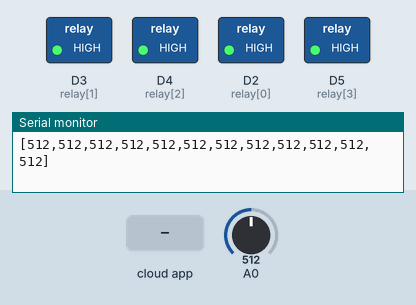
A sketch run on a simulated ESP8266 (NodeMCU). Shown: switched loads named in the sketch (green lamp = pin HIGH), the last lines printed to the serial monitor. The test bench sets the inputs (shaded band); at power-on: A0 = 512. WiFi joins after 1.5 s; servers stay silent unless stated; the Firebase database answers and starts empty; pins used as bus, display or sensor lines are not drawn.

Above: at 2.7 s.
2.8 s: the phone or cloud app sets LED16_19 to 1
At 4.0 s:
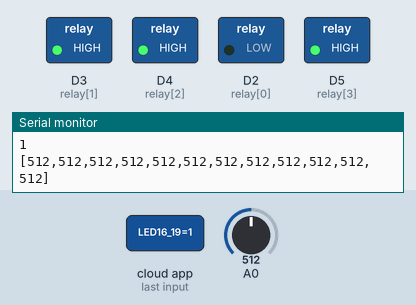
4.3 s: the phone or cloud app sets LED16_19 to 0
At 5.7 s:
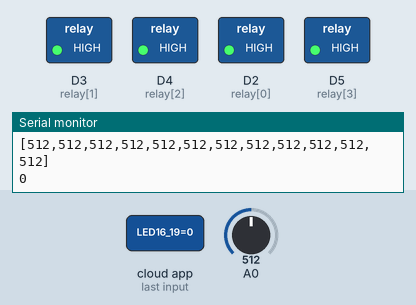
Timing chart, 0 to 7.3 s (numbered marks = the images above; inputs shaded):
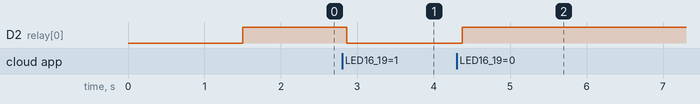

Measured:
- after the input at 2.8 s, D2 (relay[0]): HIGH → LOW after 0.06 s
- after the input at 4.3 s, D2 (relay[0]): LOW → HIGH after 0.07 s

The sketch:

wemosD1_ch8_1.ino
```cpp
#if defined(ESP32)
#include <WiFi.h>
#elif defined(ESP8266)
#include <ESP8266WiFi.h>
#endif
#include <Firebase_ESP_Client.h>

#include "addons/TokenHelper.h"
#include "addons/RTDBHelper.h"

#define WIFI_SSID "AndroidHotspot5782"
#define WIFI_PASSWORD "123456780"

#define API_KEY "AIzaSyC6i4-cibiWIss4e6arom0gkyE5SCHjnpk"

#define USER_EMAIL "yoou201@gmail.com"
#define USER_PASSWORD "firebase123"

#define DATABASE_URL "https://devcon043-default-rtdb.firebaseio.com/" //<databaseName>.firebaseio.com or <databaseName>.<region>.firebasedatabase.app

#define DATABASE_SECRET "DATABASE_SECRET"

FirebaseData fbdo;

FirebaseAuth auth;

FirebaseConfig config;

unsigned long dataMillis = 0;
int count = 0;

int relay[] = {D2,D3,D4,D5};
int controlPin1[] = {D6,D7,D8,D9};


void setup()
{

    Serial.begin(115200);

    WiFi.begin(WIFI_SSID, WIFI_PASSWORD);
    Serial.print("Connecting to Wi-Fi");
    while (WiFi.status() != WL_CONNECTED)
    {
        Serial.print(".");
        delay(300);
    }
    Serial.println();
    Serial.print("Connected with IP: ");
    Serial.println(WiFi.localIP());
    Serial.println();

    Serial.printf("Firebase Client v%s\n\n", FIREBASE_CLIENT_VERSION);

    config.api_key = API_KEY;

    auth.user.email = USER_EMAIL;
    auth.user.password = USER_PASSWORD;

    config.database_url = DATABASE_URL;

    Firebase.reconnectWiFi(true);
    fbdo.setResponseSize(12288);
    fbdo.setBSSLBufferSize(4096, 4096);

    String base_path = "/UsersData/";

    config.token_status_callback = tokenStatusCallback;

    config.max_token_generation_retry = 5;

    Firebase.begin(&config, &auth);


  for(int i = 0; i<4; i++){
    pinMode(relay[i], OUTPUT);
    digitalWrite(relay[i], HIGH);
  }
  for(int i = 0; i < 4; i++){
    pinMode(controlPin1[i], OUTPUT);
    digitalWrite(controlPin1[i], LOW);
  }

}


String get_LED;
String LED_path = "/LED/LED16_19/";

int channel[12][4] = {
    {1,1,0,1}, //channel 0
    {0,1,0,1}, //channel 1
    {1,0,0,1}, //channel 2
    {0,0,0,1}, //channel 3
    {1,1,1,0}, //channel 4
    {0,1,1,0}, //channel 5
    {1,0,1,0}, //channel 6
    {0,0,1,0}, //channel 7
    {1,1,0,0}, //channel 8
    {0,1,0,0}, //channel 9
    {1,0,0,0}, //channel 10
    {0,0,0,0}, //channel 11
    };
int PRESS[] = {0,0,0,0,0,0,0,0,0,0,0,0};
String PRESS_path = "/PRESS/PRESS0_11/";

void loop()
{
  // LED code

  Firebase.RTDB.getString(&fbdo, LED_path.c_str(), &get_LED);
  for(int i=0; i<4; i++) {
    if (get_LED[i] == '0'){
        digitalWrite(relay[i],HIGH);
      }
    else if (get_LED[i] == '1'){
        digitalWrite(relay[i],LOW);
      }
  }
  Serial.println(get_LED);

  for(int i=0; i<12; i++){
    for(int j=0; j<4; j++){
        digitalWrite(controlPin1[j],channel[i][j]);
      }
      int val = analogRead(A0);
      PRESS[i] = val;
  }

  String press_string = "[";
  for(int i = 0; i < 12; i++){
    press_string += PRESS[i];
    press_string += ",";
  }
  press_string = press_string.substring(0,press_string.length()-1);
  press_string += "]";

  Firebase.RTDB.setString(&fbdo, PRESS_path.c_str(), press_string);

  Serial.println(press_string);
  Serial.println();

}
```
